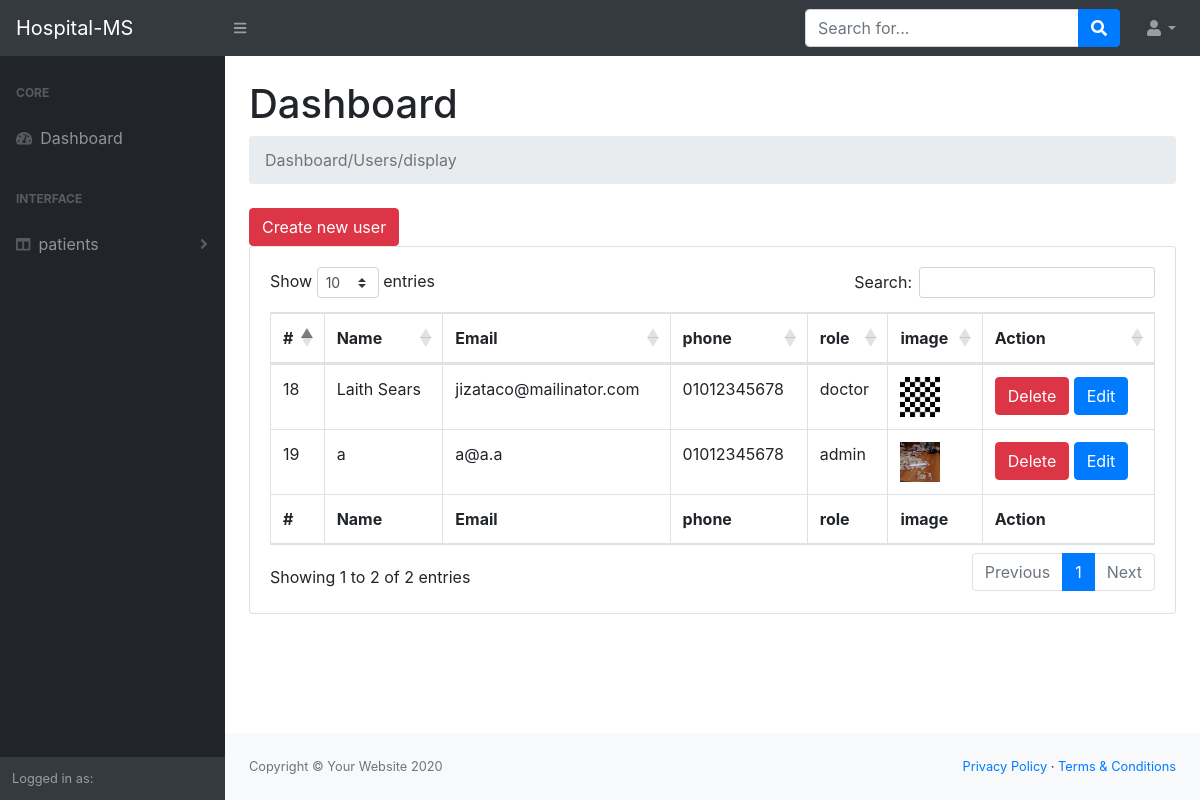
The app's page /Users/patient/index.php with its own data.
### tables this page shows
CREATE TABLE `users` (
  `id` tinyint(4) NOT NULL,
  `name` char(150) NOT NULL,
  `gender` tinyint(1) NOT NULL COMMENT '"1 for male, 2 for female" ',
  `email` char(100) NOT NULL,
  `password` char(100) NOT NULL,
  `address` char(150) NOT NULL,
  `phone` char(11) NOT NULL,
  `emergencyPhone` char(11) NOT NULL,
  `image` char(150) DEFAULT NULL,
  `role_id` tinyint(100) NOT NULL
);

CREATE TABLE `roles` (
  `id` tinyint(4) NOT NULL,
  `title` char(100) NOT NULL
);

### Users/patient/index.php (the view, shortened to what this page needs)
<?php
require '../helpers/dbConnection.php';
$sql = 'select users.*,roles.title  from  users inner join roles on users.role_id = roles.id';
$op = mysqli_query($con, $sql);
require '../layouts/header.php';
require '../layouts/nav.php';
require '../layouts/sidNav.php';
?>
<main>
    <div class="container-fluid">
        <h1 class="mt-4">Dashboard</h1>
        <ol class="breadcrumb mb-4">
            <li class="breadcrumb-item active">Dashboard/Users/display</li>
            <?php
            echo '<br>';
             ?>
        </ol>
        <a href='create.php'
           class='btn btn-danger m-r-1em'>Create new user</a>
        <div class="card mb-4">
            <div class="card-body">
                <div class="table-responsive">
                    <table class="table table-bordered" id="dataTable" width="100%" cellspacing="0">
                        <thead>
                            <tr>
                                <th>#</th>
                                <th>Name</th>
                                <th>Email</th>
                                <th>phone</th>
                                <th>role</th>
                                <th>image</th>
                                <th>Action</th>
                            </tr>
                        </thead>
                        <tfoot>
                            <tr>
                                <th>#</th>
                                <th>Name</th>
                                <th>Email</th>
                                <th>phone</th>
                                <th>role</th>
                                <th>image</th>
                                <th>Action</th>
                        </tfoot>
                        <tbody>
                            <?php
                                        while($data = mysqli_fetch_assoc($op)){
                                    ?>
                            <tr>
                                <td><?php echo $data['id']; ?></td>
                                <td><?php echo $data['name']; ?></td>
                                <td><?php echo $data['email']; ?></td>
                                <td><?php echo $data['phone']; ?></td>
                                <td><?php echo $data['title']; ?></td>
                                <td> <img src="./uploads/<?php echo $data['image']; ?>" height="40px" width="40px">  </td>
                                <td>
                                    <a href='delete.php?id=<?php echo $data['id']; ?>'
                                        class='btn btn-danger m-r-1em'>Delete</a>
                                    <a href='edit.php?id=<?php echo $data['id']; ?>' class='btn btn-primary m-r-1em'>Edit</a>
                                </td>
                            </tr>
                            <?php
                                        }
                                    ?>
                        </tbody>
                    </table>
                </div>
            </div>
        </div>
    </div>
</main>
<?php
require '../layouts/footer.php';
?>

### records on screen
users: id "18", name "Laith Sears", email "jizataco@mailinator.com", phone "01012345678", role.title "doctor", image (picture)
users: id "19", name "a", email "a@a.a", phone "01012345678", role.title "admin", image (picture)

### other values on screen
$module "patients"
